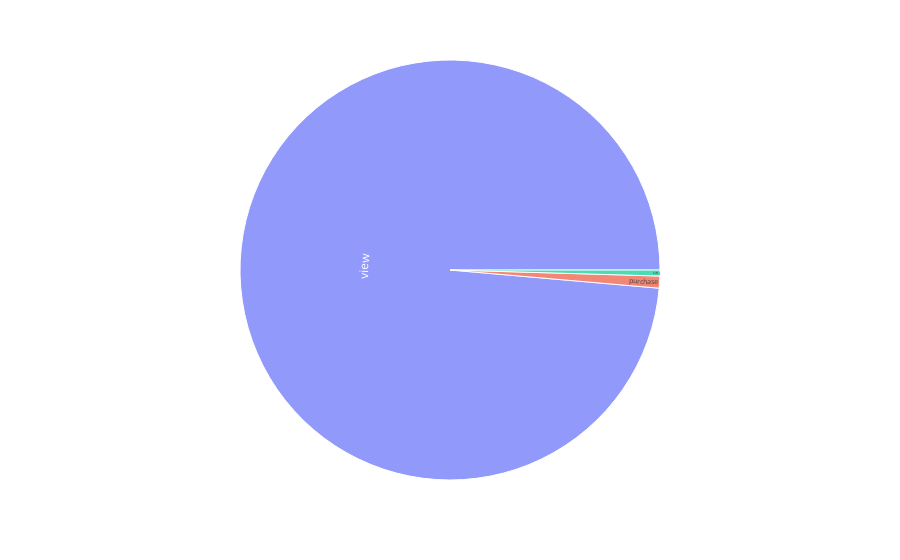

The code cell stored with this chart in its notebook:
### Markdown cell above
The event_type describes the kind of interaction, an user had with a product. The field can take three forms: View, Cart and Purchase. The distribution of these three forms is represented in the following plot:

### Code cell
sdf_event_distribution = spark.sql("SELECT event_type, \
                                              Count(*) AS Count \
                                      FROM Data \
                                      GROUP BY event_type")
px.sunburst(sdf_event_distribution.toPandas(), path=['event_type'], values="Count")

### Figure 1 — Plotly figure (JSON) as saved in the notebook; plotly's stock layout.template omitted (floating-point values rounded to 4 significant figures)
{"data": [{"branchvalues": "total", "domain": {"x": [0, 1], "y": [0, 1]}, "hovertemplate": "labels=%{label}<br>Count=%{value}<br>parent=%{parent}<br>id=%{id}<extra></extra>", "ids": ["cart", "purchase", "view"], "labels": ["cart", "purchase", "view"], "name": "", "parents": ["", "", ""], "type": "sunburst", "values": [1, 2, 214]}], "layout": {"legend": {"tracegroupgap": 0}, "margin": {"t": 60}}}
